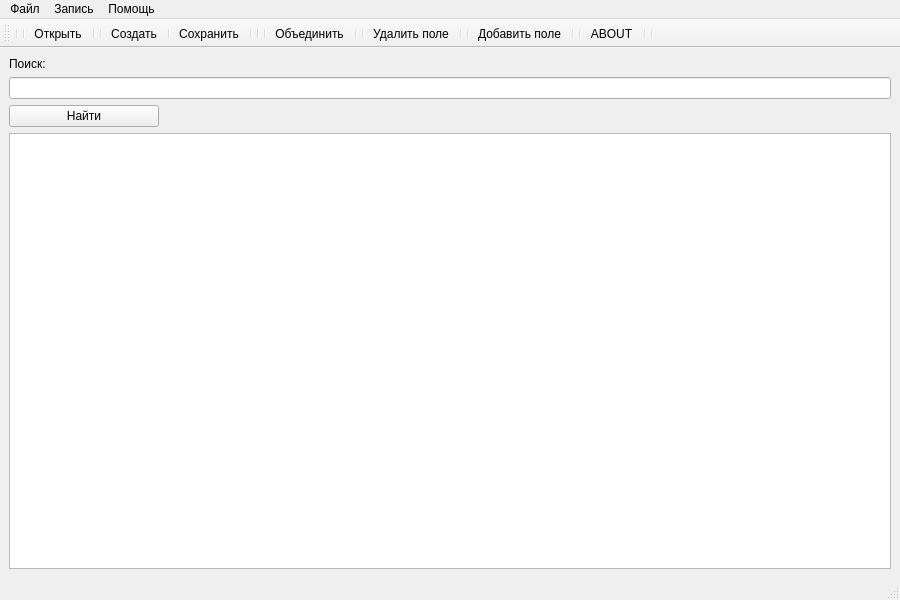
<?xml version="1.0" encoding="UTF-8"?>
<ui version="4.0">
 <class>MainWindow</class>
 <widget class="QMainWindow" name="MainWindow">
  <property name="geometry">
   <rect>
    <x>0</x>
    <y>0</y>
    <width>900</width>
    <height>600</height>
   </rect>
  </property>
  <property name="minimumSize">
   <size>
    <width>900</width>
    <height>500</height>
   </size>
  </property>
  <property name="maximumSize">
   <size>
    <width>1920</width>
    <height>1080</height>
   </size>
  </property>
  <property name="windowTitle">
   <string>Course work</string>
  </property>
  <widget class="QWidget" name="centralwidget">
   <layout class="QVBoxLayout" name="verticalLayout">
    <item>
     <widget class="QLabel" name="label">
      <property name="text">
       <string>Поиск:</string>
      </property>
     </widget>
    </item>
    <item>
     <widget class="QLineEdit" name="lineEdit">
      <property name="maximumSize">
       <size>
        <width>1920</width>
        <height>250</height>
       </size>
      </property>
     </widget>
    </item>
    <item>
     <widget class="QPushButton" name="searchButton">
      <property name="maximumSize">
       <size>
        <width>150</width>
        <height>16777215</height>
       </size>
      </property>
      <property name="text">
       <string>Найти</string>
      </property>
     </widget>
    </item>
    <item>
     <widget class="QTableView" name="tableView">
      <property name="layoutDirection">
       <enum>Qt::LeftToRight</enum>
      </property>
     </widget>
    </item>
   </layout>
  </widget>
  <widget class="QMenuBar" name="menubar">
   <property name="geometry">
    <rect>
     <x>0</x>
     <y>0</y>
     <width>900</width>
     <height>25</height>
    </rect>
   </property>
   <widget class="QMenu" name="menu">
    <property name="toolTip">
     <string>Открытие, сохранение и слияние файлов</string>
    </property>
    <property name="toolTipDuration">
     <number>5000</number>
    </property>
    <property name="statusTip">
     <string/>
    </property>
    <property name="whatsThis">
     <string/>
    </property>
    <property name="title">
     <string>Файл</string>
    </property>
    <property name="toolTipsVisible">
     <bool>true</bool>
    </property>
    <addaction name="action_open"/>
    <addaction name="action_newFile"/>
    <addaction name="action_merge"/>
    <addaction name="action_save"/>
    <addaction name="action_saveAs"/>
   </widget>
   <widget class="QMenu" name="menu_2">
    <property name="toolTip">
     <string>Удаление и добавление полей</string>
    </property>
    <property name="title">
     <string>Запись</string>
    </property>
    <addaction name="action_add"/>
    <addaction name="action_del"/>
   </widget>
   <widget class="QMenu" name="menu_3">
    <property name="toolTip">
     <string>О проекте</string>
    </property>
    <property name="title">
     <string>Помощь</string>
    </property>
    <addaction name="action_about"/>
   </widget>
   <addaction name="menu"/>
   <addaction name="menu_2"/>
   <addaction name="menu_3"/>
  </widget>
  <widget class="QStatusBar" name="statusbar"/>
  <widget class="QToolBar" name="toolBar">
   <property name="windowTitle">
    <string>toolBar</string>
   </property>
   <attribute name="toolBarArea">
    <enum>TopToolBarArea</enum>
   </attribute>
   <attribute name="toolBarBreak">
    <bool>false</bool>
   </attribute>
   <addaction name="separator"/>
   <addaction name="separator"/>
   <addaction name="action_open"/>
   <addaction name="separator"/>
   <addaction name="separator"/>
   <addaction name="action_newFile"/>
   <addaction name="separator"/>
   <addaction name="action_save"/>
   <addaction name="separator"/>
   <addaction name="separator"/>
   <addaction name="separator"/>
   <addaction name="action_merge"/>
   <addaction name="separator"/>
   <addaction name="separator"/>
   <addaction name="action_del"/>
   <addaction name="separator"/>
   <addaction name="separator"/>
   <addaction name="action_add"/>
   <addaction name="separator"/>
   <addaction name="separator"/>
   <addaction name="action_about"/>
   <addaction name="separator"/>
   <addaction name="separator"/>
  </widget>
  <action name="action_about">
   <property name="icon">
    <iconset resource="Resources/Resources.qrc">
     <normaloff>:/OIP.jpg</normaloff>:/OIP.jpg</iconset>
   </property>
   <property name="text">
    <string>ABOUT</string>
   </property>
   <property name="toolTip">
    <string>Информация о проекте</string>
   </property>
  </action>
  <action name="action_add">
   <property name="icon">
    <iconset resource="Resources/Resources.qrc">
     <normaloff>:/R (2).png</normaloff>:/R (2).png</iconset>
   </property>
   <property name="text">
    <string>Добавить поле</string>
   </property>
   <property name="toolTip">
    <string>Добавить поле в БД</string>
   </property>
  </action>
  <action name="action_del">
   <property name="icon">
    <iconset resource="Resources/Resources.qrc">
     <normaloff>:/R (1).png</normaloff>:/R (1).png</iconset>
   </property>
   <property name="text">
    <string>Удалить поле</string>
   </property>
   <property name="toolTip">
    <string>Удалить поле из БД</string>
   </property>
  </action>
  <action name="action_newFile">
   <property name="icon">
    <iconset resource="Resources/Resources.qrc">
     <normaloff>:/R.jpg</normaloff>:/R.jpg</iconset>
   </property>
   <property name="text">
    <string>Создать</string>
   </property>
   <property name="toolTip">
    <string>Создать новую БД</string>
   </property>
  </action>
  <action name="action_merge">
   <property name="icon">
    <iconset resource="Resources/Resources.qrc">
     <normaloff>:/merge-icon-png-29.jpg</normaloff>:/merge-icon-png-29.jpg</iconset>
   </property>
   <property name="text">
    <string>Объединить</string>
   </property>
   <property name="toolTip">
    <string>Объединить две БД: Слияние производится из выбранной БД в текущую открытую</string>
   </property>
  </action>
  <action name="action_open">
   <property name="icon">
    <iconset resource="Resources/Resources.qrc">
     <normaloff>:/R (4).png</normaloff>:/R (4).png</iconset>
   </property>
   <property name="text">
    <string>Открыть</string>
   </property>
   <property name="toolTip">
    <string>Открыть файл БД</string>
   </property>
  </action>
  <action name="action_save">
   <property name="icon">
    <iconset resource="Resources/Resources.qrc">
     <normaloff>:/R (3).png</normaloff>:/R (3).png</iconset>
   </property>
   <property name="text">
    <string>Сохранить</string>
   </property>
   <property name="toolTip">
    <string>Сохранить (в старой директории)</string>
   </property>
  </action>
  <action name="action_saveAs">
   <property name="icon">
    <iconset resource="Resources/Resources.qrc">
     <normaloff>:/R (3).png</normaloff>:/R (3).png</iconset>
   </property>
   <property name="text">
    <string>Сохранить как</string>
   </property>
   <property name="toolTip">
    <string>Сохранить как (выбор директории)</string>
   </property>
  </action>
 </widget>
 <resources>
  <include location="Resources/Resources.qrc"/>
 </resources>
 <connections/>
</ui>
